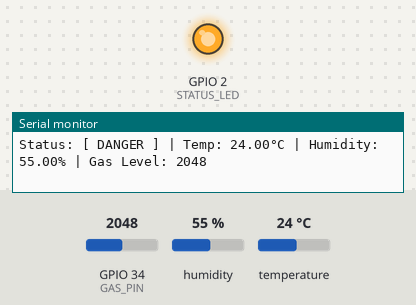
This sketch was run on a simulated ESP32. Parts: output pins drawn as LEDs (lit = HIGH), the last lines printed to the serial monitor. The inputs (shaded band) are chosen by the test bench; at power-on: GPIO 34 (GAS_PIN) = 2048, humidity 55 %, temperature 24 °C.

Above: at 2.8 s.
2.9 s: GPIO 34 (GAS_PIN) set to 1542
5.6 s: GPIO 34 (GAS_PIN) set to 1436
At 7.5 s:
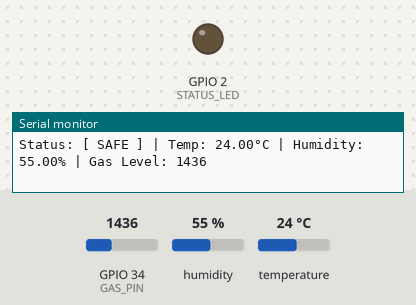
8.3 s: GPIO 34 (GAS_PIN) set to 1540
At 11.0 s:
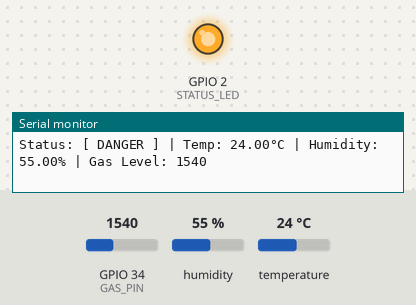
11.5 s: GPIO 34 (GAS_PIN) set to 1460
At 12.7 s:
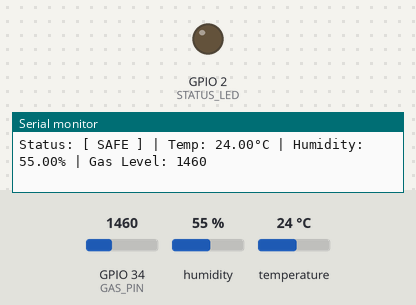
Timing chart, 0 to 14.5 s (numbered marks = the images above; inputs shaded):
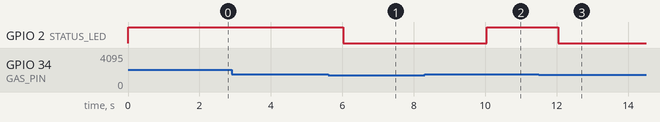

Measured:
- the behaviour switches between 1501 and 1500 on GPIO 34 (GAS_PIN) (found by bisection; images 0 and 1)
- after the input at 5.6 s, GPIO 2 (STATUS_LED): HIGH → LOW after 0.42 s
- after the input at 8.3 s, GPIO 2 (STATUS_LED): LOW → HIGH after 1.7 s
- after the input at 11.5 s, GPIO 2 (STATUS_LED): HIGH → LOW after 0.54 s

The sketch:

Environmental_Monitoring.ino
```cpp
#include "DHT.h"
#define DHTPIN 4
#define DHTTYPE DHT22
#define GAS_PIN 34
#define STATUS_LED 2


DHT dht(DHTPIN, DHTTYPE);


void setup() {
  Serial.begin(115200);
  pinMode(STATUS_LED, OUTPUT);
  dht.begin();

  Serial.println("--- System Online: Environmental Monitoring ---");
}


void loop() {

  float h = dht.readHumidity();
  float t = dht.readTemperature();
  int gasValue = analogRead(GAS_PIN);
  if (isnan(h) || isnan(t)) {
    Serial.println("Error: Could not read from DHT sensor!");
    delay(2000);
    return;
  }

  Serial.print("Status: [");

  if (gasValue > 1500 || t > 35.0) {
    digitalWrite(STATUS_LED, HIGH);
    Serial.print(" DANGER ");
  } else {
    digitalWrite(STATUS_LED, LOW);
    Serial.print(" SAFE ");
  }

  Serial.print("] | Temp: ");
  Serial.print(t);
  Serial.print("°C | Humidity: ");
  Serial.print(h);
  Serial.print("% | Gas Level: ");
  Serial.println(gasValue);
  delay(2000);
}
```
